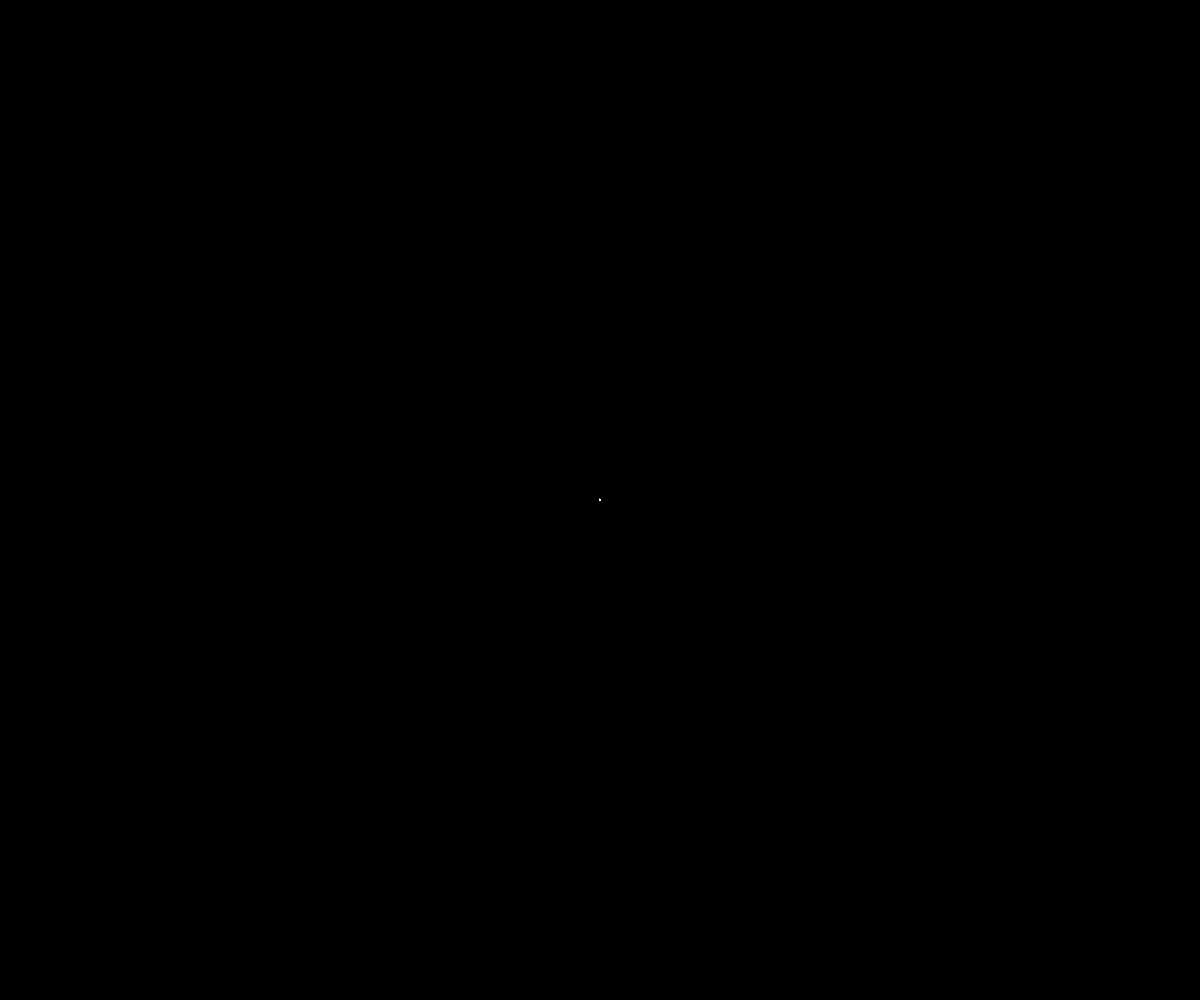
Frame 1 (no input)
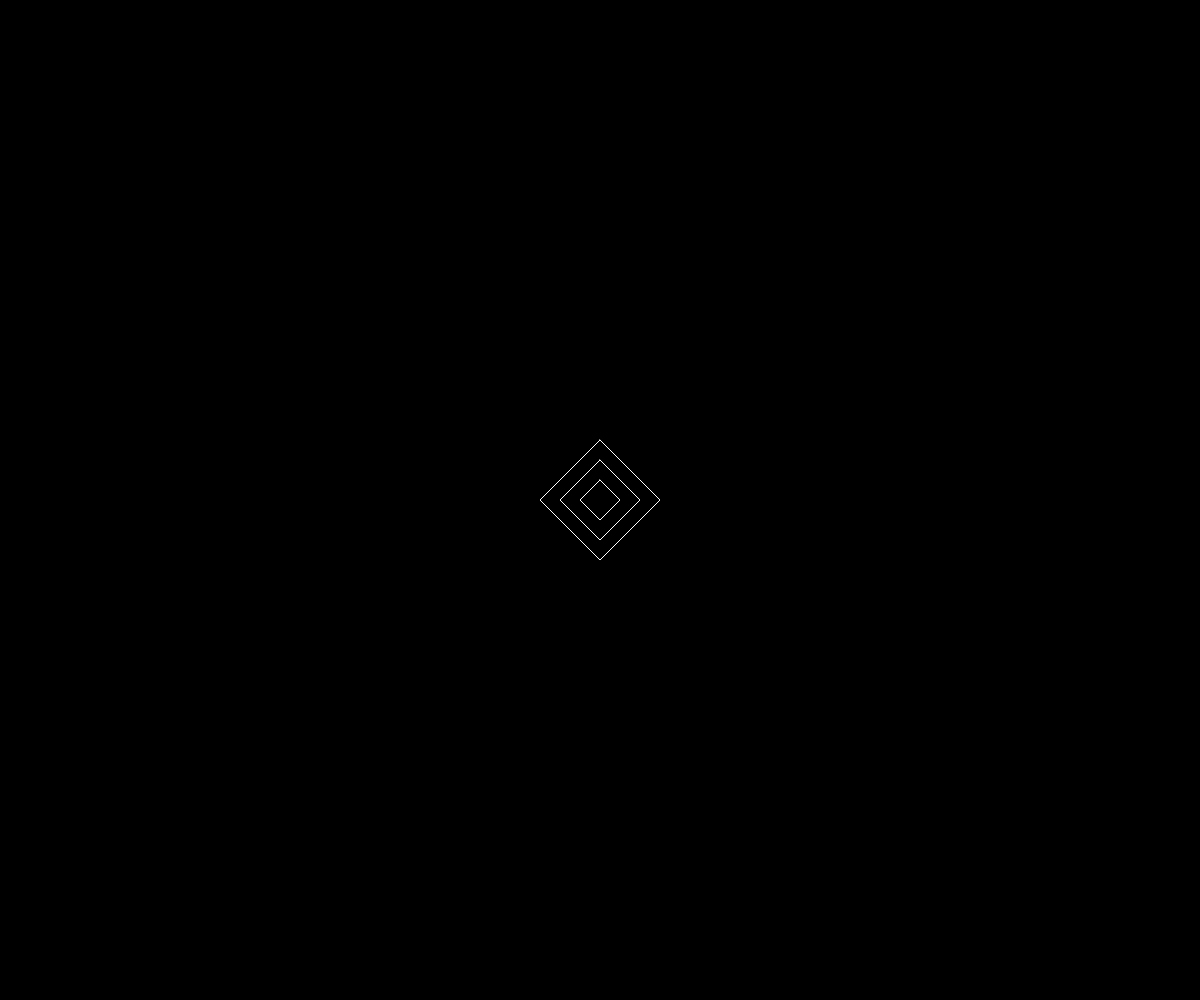
Frame 60 (no input)
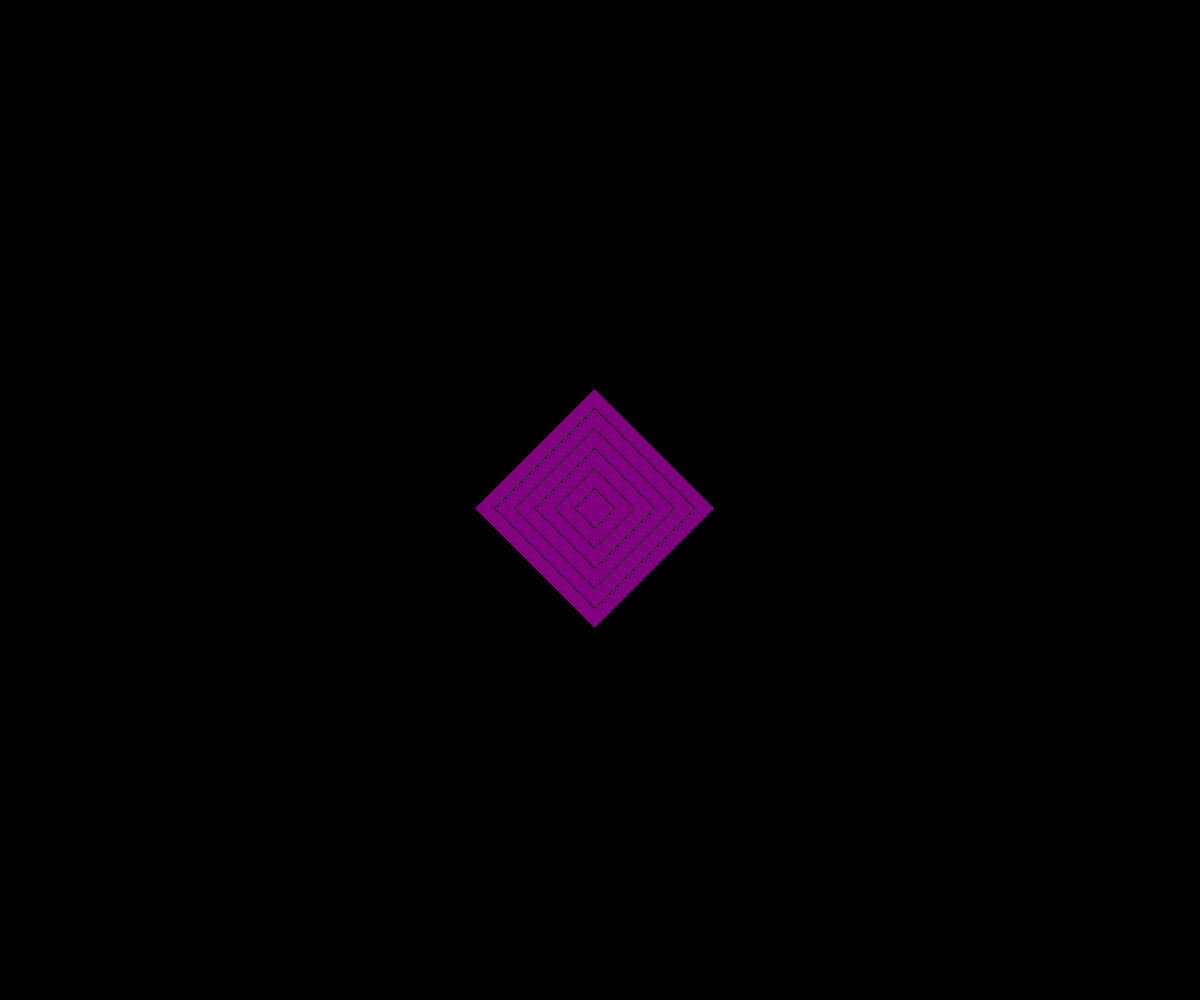
Frame 120 (the mouse pressed at the canvas centre since frame 60)

The p5.js sketch that drew these frames (run headless with seeded random() and noise() and a simulated clock; from frame 60 on, the mouse is pressed at the canvas centre):

// p5.js sketch
// ── sketch.js
var maxSize = 0;
var isMouseOverCanvas = false;

function setup() {
  createCanvas(windowWidth, windowHeight);
}

function draw() {
  background("black");

  var centerX = width / 2;
  var centerY = height / 2;

  maxSize += 1; // Increase the size over time

  for (let size = maxSize; size > 0; size -= 20) {
    beginShape();

    // Change colors and distort shape if mouse is pressed
    if (mouseIsPressed) {
      fill("purple");
      stroke("black");
      // Flowy distortion using sine and cosine functions
      vertex(centerX + sin(frameCount * 0.1) * 10, centerY - size + cos(frameCount * 0.1) * 10); // Top
      vertex(centerX + size + sin(frameCount * 0.1) * 10, centerY + cos(frameCount * 0.1) * 10); // Right
      vertex(centerX + sin(frameCount * 0.1) * 10, centerY + size + cos(frameCount * 0.1) * 10); // Bottom
      vertex(centerX - size + sin(frameCount * 0.1) * 10, centerY + cos(frameCount * 0.1) * 10); // Left
    } else {
      fill("black");
      stroke("white");
      // Regular diamond shape
      vertex(centerX, centerY - size); // Top
      vertex(centerX + size, centerY); // Right
      vertex(centerX, centerY + size); // Bottom
      vertex(centerX - size, centerY); // Left
    }

    endShape(CLOSE);
  }

  // Reset maxSize if it gets too large
  if (maxSize > width) {
    maxSize = 0;
  }
}

function windowResized() {
  resizeCanvas(windowWidth, windowHeight);
}
